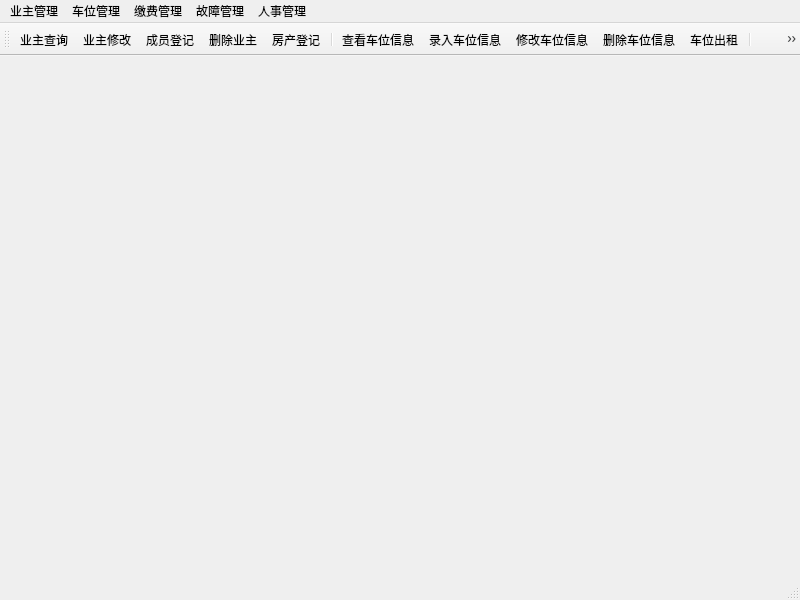
<?xml version="1.0" encoding="UTF-8"?>
<ui version="4.0">
 <class>workermanage</class>
 <widget class="QMainWindow" name="workermanage">
  <property name="geometry">
   <rect>
    <x>0</x>
    <y>0</y>
    <width>800</width>
    <height>600</height>
   </rect>
  </property>
  <property name="windowTitle">
   <string>智慧小区管理系统</string>
  </property>
  <widget class="QWidget" name="centralwidget"/>
  <widget class="QMenuBar" name="menubar">
   <property name="geometry">
    <rect>
     <x>0</x>
     <y>0</y>
     <width>800</width>
     <height>29</height>
    </rect>
   </property>
   <widget class="QMenu" name="ownerManageMenu">
    <property name="title">
     <string>业主管理</string>
    </property>
    <widget class="QMenu" name="menu">
     <property name="title">
      <string>业主登记</string>
     </property>
     <addaction name="addHouseAct"/>
     <addaction name="addOwnerAct"/>
    </widget>
    <addaction name="showOwnerAct"/>
    <addaction name="alterOwnerAct"/>
    <addaction name="menu"/>
   </widget>
   <widget class="QMenu" name="carStationManageMenu">
    <property name="title">
     <string>车位管理</string>
    </property>
    <addaction name="showCarStationAct"/>
    <addaction name="addCarStationAct"/>
    <addaction name="alterCarStationAct"/>
    <addaction name="delCarStationAct"/>
    <addaction name="carStationRenAct"/>
   </widget>
   <widget class="QMenu" name="paymentManageMenu">
    <property name="title">
     <string>缴费管理</string>
    </property>
    <addaction name="priceManageAct"/>
    <addaction name="payInfoAct"/>
    <addaction name="payAct"/>
   </widget>
   <widget class="QMenu" name="issueManageMenu">
    <property name="title">
     <string>故障管理</string>
    </property>
    <addaction name="issueShowAct"/>
    <addaction name="issueRepairAct"/>
   </widget>
   <widget class="QMenu" name="hrManageMenu">
    <property name="title">
     <string>人事管理</string>
    </property>
    <addaction name="freeAct"/>
    <addaction name="freeConfirmAct"/>
    <addaction name="attendAct"/>
   </widget>
   <addaction name="ownerManageMenu"/>
   <addaction name="carStationManageMenu"/>
   <addaction name="paymentManageMenu"/>
   <addaction name="issueManageMenu"/>
   <addaction name="hrManageMenu"/>
  </widget>
  <widget class="QStatusBar" name="statusbar"/>
  <widget class="QToolBar" name="toolBar">
   <property name="windowTitle">
    <string>toolBar</string>
   </property>
   <attribute name="toolBarArea">
    <enum>TopToolBarArea</enum>
   </attribute>
   <attribute name="toolBarBreak">
    <bool>false</bool>
   </attribute>
   <addaction name="showOwnerAct"/>
   <addaction name="alterOwnerAct"/>
   <addaction name="addOwnerAct"/>
   <addaction name="delOwnerAct"/>
   <addaction name="addHouseAct"/>
   <addaction name="separator"/>
   <addaction name="showCarStationAct"/>
   <addaction name="addCarStationAct"/>
   <addaction name="alterCarStationAct"/>
   <addaction name="delCarStationAct"/>
   <addaction name="carStationRenAct"/>
   <addaction name="separator"/>
   <addaction name="priceManageAct"/>
   <addaction name="payInfoAct"/>
   <addaction name="payAct"/>
   <addaction name="separator"/>
   <addaction name="issueShowAct"/>
   <addaction name="issueRepairAct"/>
   <addaction name="separator"/>
   <addaction name="freeAct"/>
   <addaction name="freeConfirmAct"/>
   <addaction name="attendAct"/>
   <addaction name="separator"/>
  </widget>
  <action name="showOwnerAct">
   <property name="icon">
    <iconset resource="../resources/resources.qrc">
     <normaloff>:/resources/image/show.png</normaloff>:/resources/image/show.png</iconset>
   </property>
   <property name="text">
    <string>业主查询</string>
   </property>
  </action>
  <action name="alterOwnerAct">
   <property name="icon">
    <iconset resource="../resources/resources.qrc">
     <normaloff>:/resources/image/attend.png</normaloff>:/resources/image/attend.png</iconset>
   </property>
   <property name="text">
    <string>业主修改</string>
   </property>
  </action>
  <action name="addHouseAct">
   <property name="icon">
    <iconset resource="../resources/resources.qrc">
     <normaloff>:/resources/image/houses.png</normaloff>:/resources/image/houses.png</iconset>
   </property>
   <property name="text">
    <string>房产登记</string>
   </property>
  </action>
  <action name="addOwnerAct">
   <property name="icon">
    <iconset resource="../resources/resources.qrc">
     <normaloff>:/resources/image/add.png</normaloff>:/resources/image/add.png</iconset>
   </property>
   <property name="text">
    <string>成员登记</string>
   </property>
  </action>
  <action name="showCarStationAct">
   <property name="icon">
    <iconset resource="../resources/resources.qrc">
     <normaloff>:/resources/image/carstation1.png</normaloff>:/resources/image/carstation1.png</iconset>
   </property>
   <property name="text">
    <string>查看车位信息</string>
   </property>
  </action>
  <action name="addCarStationAct">
   <property name="icon">
    <iconset resource="../resources/resources.qrc">
     <normaloff>:/resources/image/deladdcarstation.png</normaloff>:/resources/image/deladdcarstation.png</iconset>
   </property>
   <property name="text">
    <string>录入车位信息</string>
   </property>
  </action>
  <action name="alterCarStationAct">
   <property name="icon">
    <iconset resource="../resources/resources.qrc">
     <normaloff>:/resources/image/carstation.png</normaloff>:/resources/image/carstation.png</iconset>
   </property>
   <property name="text">
    <string>修改车位信息</string>
   </property>
  </action>
  <action name="delCarStationAct">
   <property name="icon">
    <iconset resource="../resources/resources.qrc">
     <normaloff>:/resources/image/addcarstation.png</normaloff>:/resources/image/addcarstation.png</iconset>
   </property>
   <property name="text">
    <string>删除车位信息</string>
   </property>
  </action>
  <action name="carStationRenAct">
   <property name="icon">
    <iconset resource="../resources/resources.qrc">
     <normaloff>:/resources/image/rentcarstation.png</normaloff>:/resources/image/rentcarstation.png</iconset>
   </property>
   <property name="text">
    <string>车位出租</string>
   </property>
  </action>
  <action name="priceManageAct">
   <property name="icon">
    <iconset resource="../resources/resources.qrc">
     <normaloff>:/resources/image/price.png</normaloff>:/resources/image/price.png</iconset>
   </property>
   <property name="text">
    <string>价格维护</string>
   </property>
  </action>
  <action name="payInfoAct">
   <property name="icon">
    <iconset resource="../resources/resources.qrc">
     <normaloff>:/resources/image/paymanage.png</normaloff>:/resources/image/paymanage.png</iconset>
   </property>
   <property name="text">
    <string>缴费查询</string>
   </property>
  </action>
  <action name="payAct">
   <property name="icon">
    <iconset resource="../resources/resources.qrc">
     <normaloff>:/resources/image/pay.png</normaloff>:/resources/image/pay.png</iconset>
   </property>
   <property name="text">
    <string>收费</string>
   </property>
  </action>
  <action name="issueShowAct">
   <property name="icon">
    <iconset resource="../resources/resources.qrc">
     <normaloff>:/resources/image/issuerepair.png</normaloff>:/resources/image/issuerepair.png</iconset>
   </property>
   <property name="text">
    <string>故障查询</string>
   </property>
  </action>
  <action name="issueRepairAct">
   <property name="icon">
    <iconset resource="../resources/resources.qrc">
     <normaloff>:/resources/image/issueshow.png</normaloff>:/resources/image/issueshow.png</iconset>
   </property>
   <property name="text">
    <string>故障维修</string>
   </property>
  </action>
  <action name="freeAct">
   <property name="icon">
    <iconset resource="../resources/resources.qrc">
     <normaloff>:/resources/image/attend.png</normaloff>:/resources/image/attend.png</iconset>
   </property>
   <property name="text">
    <string>请假</string>
   </property>
  </action>
  <action name="freeConfirmAct">
   <property name="icon">
    <iconset resource="../resources/resources.qrc">
     <normaloff>:/resources/image/attend.png</normaloff>:/resources/image/attend.png</iconset>
   </property>
   <property name="text">
    <string>销假</string>
   </property>
  </action>
  <action name="attendAct">
   <property name="icon">
    <iconset resource="../resources/resources.qrc">
     <normaloff>:/resources/image/attend.png</normaloff>:/resources/image/attend.png</iconset>
   </property>
   <property name="text">
    <string>月度出勤</string>
   </property>
  </action>
  <action name="delOwnerAct">
   <property name="icon">
    <iconset resource="../resources/resources.qrc">
     <normaloff>:/resources/image/del.png</normaloff>:/resources/image/del.png</iconset>
   </property>
   <property name="text">
    <string>删除业主</string>
   </property>
   <property name="toolTip">
    <string>删除业主</string>
   </property>
  </action>
 </widget>
 <resources>
  <include location="../resources/resources.qrc"/>
 </resources>
 <connections/>
</ui>
